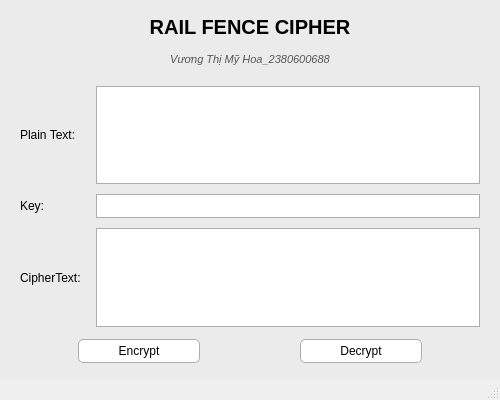
<?xml version="1.0" encoding="UTF-8"?>
<ui version="4.0">
 <class>MainWindow</class>
 <widget class="QMainWindow" name="MainWindow">
  <property name="geometry">
   <rect>
    <x>0</x>
    <y>0</y>
    <width>500</width>
    <height>400</height>
   </rect>
  </property>
  <property name="minimumSize">
   <size>
    <width>450</width>
    <height>380</height>
   </size>
  </property>
  <property name="windowTitle">
   <string>Rail Fence Cipher</string>
  </property>
  <widget class="QWidget" name="centralwidget">
   <property name="styleSheet">
    <string notr="true">
     QWidget#centralwidget {
         background-color: #ebebeb;
     }
     QLabel {
         font-family: &quot;Segoe UI&quot;, Arial, sans-serif;
         color: #000000;
         font-size: 12px;
     }
     QLabel#label_title {
         font-size: 20px;
         font-weight: bold;
         color: #000000;
         margin-bottom: 2px;
     }
     QLabel#label_subtitle {
         font-size: 11px;
         color: #555555;
         margin-bottom: 8px;
         font-style: italic;
     }
     QTextEdit, QLineEdit {
         background-color: #ffffff;
         border: 1px solid #adadad;
         color: #000000;
         font-family: &quot;Segoe UI&quot;, Arial, sans-serif;
         font-size: 12px;
         padding: 3px;
     }
     QPushButton {
         background-color: #ffffff;
         border: 1px solid #adadad;
         border-radius: 5px;
         padding: 4px 20px;
         font-family: &quot;Segoe UI&quot;, Arial, sans-serif;
         font-size: 12px;
         color: #000000;
         min-width: 80px;
     }
     QPushButton:hover {
         background-color: #f0f0f0;
         border: 1px solid #0078d7;
     }
     QPushButton:pressed {
         background-color: #cce4f7;
         border: 1px solid #005499;
     }
    </string>
   </property>
   <layout class="QVBoxLayout" name="verticalLayout">
    <property name="spacing">
     <number>12</number>
    </property>
    <property name="leftMargin">
     <number>20</number>
    </property>
    <property name="topMargin">
     <number>15</number>
    </property>
    <property name="rightMargin">
     <number>20</number>
    </property>
    <property name="bottomMargin">
     <number>15</number>
    </property>
    <item>
     <widget class="QLabel" name="label_title">
      <property name="text">
       <string>RAIL FENCE CIPHER</string>
      </property>
      <property name="alignment">
       <set>Qt::AlignCenter</set>
      </property>
     </widget>
    </item>
    <item>
     <widget class="QLabel" name="label_subtitle">
      <property name="text">
       <string>Vương Thị Mỹ Hoa_2380600688</string>
      </property>
      <property name="alignment">
       <set>Qt::AlignCenter</set>
      </property>
     </widget>
    </item>
    <item>
     <layout class="QGridLayout" name="gridLayout">
      <property name="horizontalSpacing">
       <number>15</number>
      </property>
      <property name="verticalSpacing">
       <number>10</number>
      </property>
      <item row="0" column="0">
       <widget class="QLabel" name="label_plain">
        <property name="text">
         <string>Plain Text:</string>
        </property>
       </widget>
      </item>
      <item row="0" column="1">
       <widget class="QTextEdit" name="txt_plain_text"/>
      </item>
      <item row="1" column="0">
       <widget class="QLabel" name="label_key">
        <property name="text">
         <string>Key:</string>
        </property>
       </widget>
      </item>
      <item row="1" column="1">
       <widget class="QLineEdit" name="txt_key"/>
      </item>
      <item row="2" column="0">
       <widget class="QLabel" name="label_cipher">
        <property name="text">
         <string>CipherText:</string>
        </property>
       </widget>
      </item>
      <item row="2" column="1">
       <widget class="QTextEdit" name="txt_cipher_text"/>
      </item>
     </layout>
    </item>
    <item>
     <layout class="QHBoxLayout" name="horizontalLayout">
      <property name="spacing">
       <number>100</number>
      </property>
      <item>
       <spacer name="horizontalSpacer">
        <property name="orientation">
         <enum>Qt::Horizontal</enum>
        </property>
        <property name="sizeHint" stdset="0">
         <size>
          <width>40</width>
          <height>20</height>
         </size>
        </property>
       </spacer>
      </item>
      <item>
       <widget class="QPushButton" name="btn_encrypt">
        <property name="text">
         <string>Encrypt</string>
        </property>
       </widget>
      </item>
      <item>
       <widget class="QPushButton" name="btn_decrypt">
        <property name="text">
         <string>Decrypt</string>
        </property>
       </widget>
      </item>
      <item>
       <spacer name="horizontalSpacer_2">
        <property name="orientation">
         <enum>Qt::Horizontal</enum>
        </property>
        <property name="sizeHint" stdset="0">
         <size>
          <width>40</width>
          <height>20</height>
         </size>
        </property>
       </spacer>
      </item>
     </layout>
    </item>
   </layout>
  </widget>
  <widget class="QMenuBar" name="menubar">
   <property name="geometry">
    <rect>
     <x>0</x>
     <y>0</y>
     <width>500</width>
     <height>21</height>
    </rect>
   </property>
  </widget>
  <widget class="QStatusBar" name="statusbar"/>
 </widget>
 <resources/>
 <connections/>
</ui>
